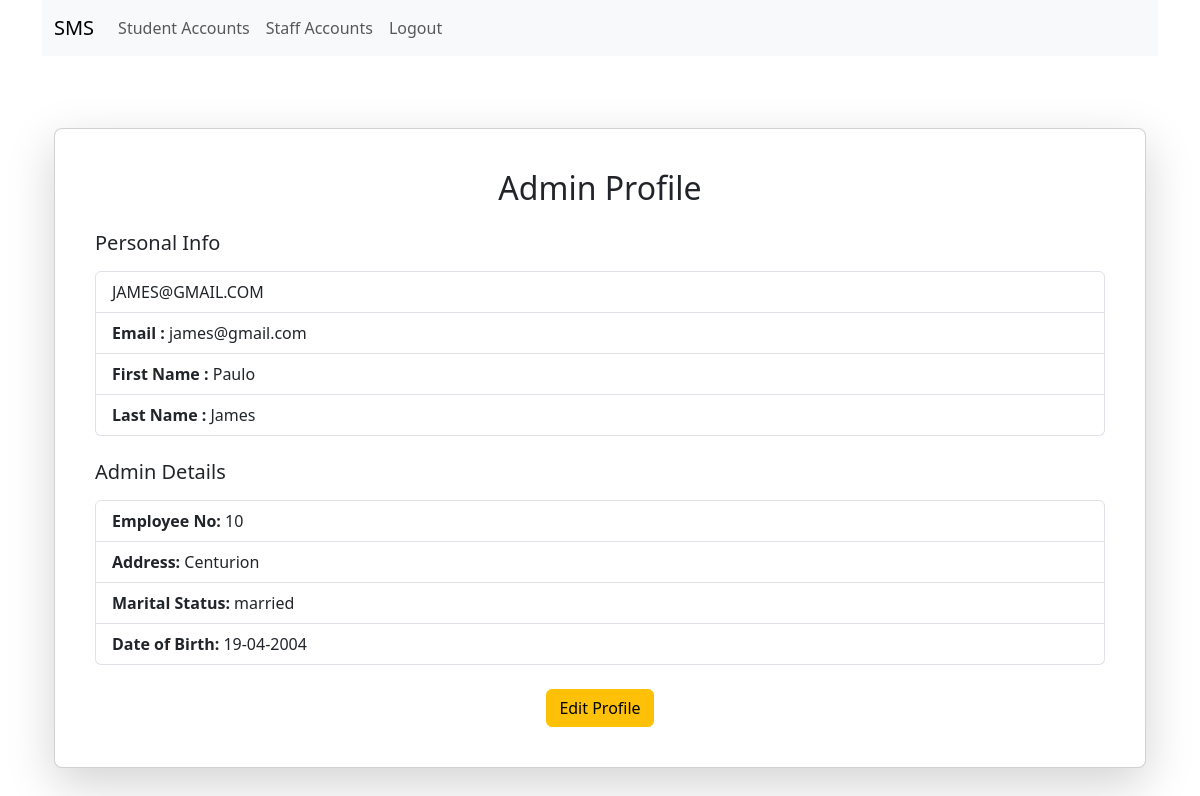
Page /admin-profile (signed in) on the committed database.
### smsAuth/models.py (models this page shows)
class User(AbstractUser):
    is_student = models.BooleanField(default=False,blank=True,null=True)
    is_teacher = models.BooleanField(default=False,blank=True,null=True)
    is_parent = models.BooleanField(default=False,blank=True,null=True)
    is_payment = models.BooleanField(default=False,blank=True,null=True)
    is_exam = models.BooleanField(default=False,blank=True,null=True)
    is_admin = models.BooleanField(default=False,blank=True,null=True)
    status = models.CharField(max_length=30,null=False,blank=True,default=True)

### schoolManagement/models.py (models this page shows)
class Management(models.Model):
    user = models.ForeignKey(User, on_delete=models.CASCADE, related_name="user_management")
    address = models.CharField(max_length=100,null=False,blank=True)
    employee_number = models.CharField(max_length=100,null=False,blank=True)
    marital_status = models.CharField(max_length=100,null=False,blank=True)
    DOB = models.CharField(max_length=30,null=False,blank=True)
    created_at = models.DateTimeField(auto_now_add=True)
    updated_at = models.DateTimeField(auto_now=True)

### schoolManagement/views.py (the view)
# urls.py: path('admin-profile', views.adminProfile),
def adminProfile(request):
    user_instance = User.objects.get(email=request.user.email)  # now using custom user
    admin_instance = Management.objects.get(user=user_instance)
    data = {
        "admin_instance": admin_instance
    }
    return render(request, 'schAdmin/profile.html', context=data)

### template/schAdmin/profile.html (shortened to what this page needs)
{% extends "schAdmin/base.html" %}
{% load static %}
{% block content %}
<div class="container mt-5">
    <div class="card shadow-lg p-4 rounded-3">
        <div class="card-body">
            <h2 class="card-title text-center mb-4">Admin Profile</h2>
            <h5 class="mb-3">Personal Info</h5>
            <ul class="list-group mb-4">
                <li class="list-group-item">{{ request.user.username | upper }}</li>
                <li class="list-group-item "><strong>Email : </strong> {{ request.user.email }}</li>
                <li class="list-group-item "><strong>First Name : </strong> {{ request.user.first_name}}</li>
                <li class="list-group-item "><strong>Last Name : </strong> {{ request.user.last_name }}</li>
            </ul>
            <h5 class="mb-3">Admin Details</h5>
            <ul class="list-group mb-4">
                <li class="list-group-item"><strong>Employee No:</strong> {{ admin_instance.employee_number }}</li>
                <li class="list-group-item"><strong>Address:</strong> {{ admin_instance.address }}</li>
                <li class="list-group-item"><strong>Marital Status:</strong> {{ admin_instance.marital_status }}</li>
                <li class="list-group-item"><strong>Date of Birth:</strong> {{ admin_instance.DOB }}</li>
            </ul>
            <div class="text-center">
                <a href="edit-admin-profile/{{admin_instance.id}}" class="btn btn-warning">Edit Profile</a>
            </div>
        </div>
    </div>
{% endblock %}

### rows in the picture
User: user.username "JAMES@GMAIL.COM", user.email "james@gmail.com", user.first_name "Paulo", user.last_name "James"
Management: employee_number "10", address "Centurion", marital_status "married", DOB "19-04-2004"
